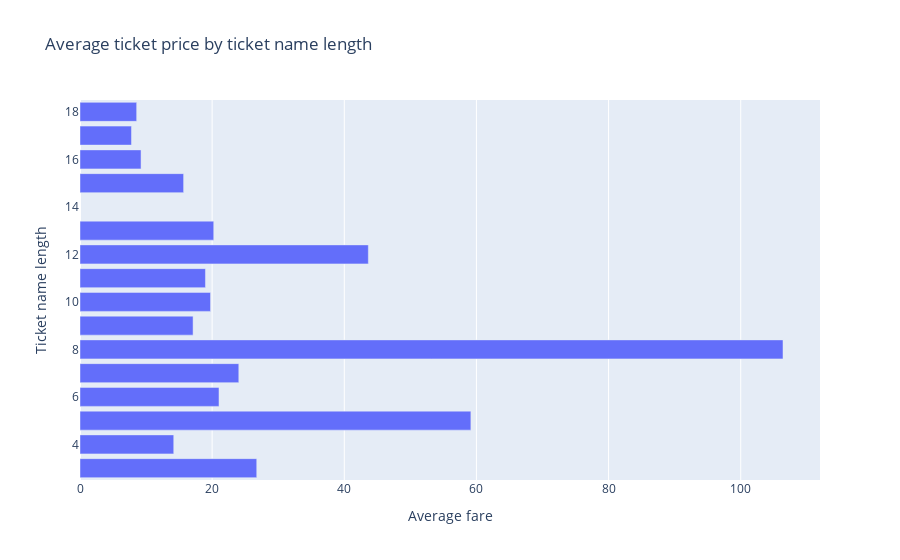

Notebook source saved alongside this figure:
### Code cell
def horizontal_bar_chart(dataframe: pd.DataFrame):
    dataframe['Ticket_name_length'] = dataframe['Ticket'].str.len()
    
    clean_data = dataframe.dropna(subset=['Fare'])
    
    sorted_by_name_length = clean_data.groupby('Ticket_name_length')['Fare'].mean().reset_index()
    
    graph = px.bar(sorted_by_name_length, x='Fare', y='Ticket_name_length', orientation='h',
                title='Average ticket price by ticket name length',
                labels={'Ticket_name_length': 'Ticket name length', 'Fare': 'Average fare'})
    graph.show()

horizontal_bar_chart(dataframe)

### Figure 1 — Plotly figure (JSON) as saved in the notebook; plotly's stock layout.template omitted (floating-point values rounded to 4 significant figures)
{"data": [{"hovertemplate": "Average fare=%{x}<br>Ticket name length=%{y}<extra></extra>", "legendgroup": "", "marker": {"color": "#636efa", "pattern": {"shape": ""}}, "name": "", "orientation": "h", "showlegend": false, "textposition": "auto", "type": "bar", "x": [26.75, 14.19, 59.16, 21.04, 24.03, 106.4, 17.11, 19.76, 18.99, 43.64, 20.24, 15.68, 9.238, 7.791, 8.577], "xaxis": "x", "y": [3, 4, 5, 6, 7, 8, 9, 10, 11, 12, 13, 15, 16, 17, 18], "yaxis": "y"}], "layout": {"barmode": "relative", "legend": {"tracegroupgap": 0}, "title": {"text": "Average ticket price by ticket name length"}, "xaxis": {"anchor": "y", "domain": [0, 1], "title": {"text": "Average fare"}}, "yaxis": {"anchor": "x", "domain": [0, 1], "title": {"text": "Ticket name length"}}}}
